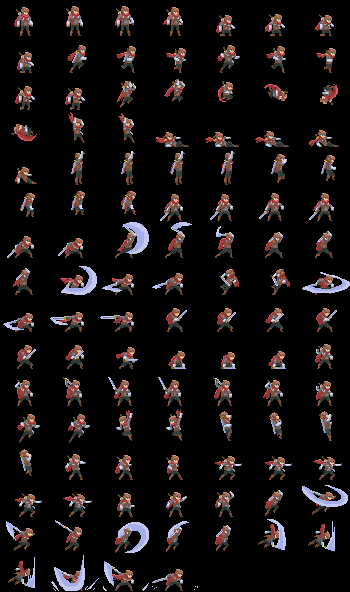

Below is a game level as drawn by its tile map, then a one-line description and the .tmx file that defines it, in full:
An orthogonal 7x16 tile map with 50x37 px tiles, 1 tile layer (animation).

<map version="1.4" tiledversion="1.4.3" orientation="orthogonal" renderorder="right-down" width="7" height="16" tilewidth="50" tileheight="37" infinite="0" nextlayerid="2" nextobjectid="1">
 <tileset firstgid="1" source="hero2.tsx" />
 <layer id="1" name="animation" width="7" height="16">
  <data encoding="csv">
1,2,3,4,5,6,7,
8,9,10,11,12,13,14,
15,16,17,18,19,20,21,
22,23,24,25,26,27,28,
29,30,31,32,33,34,35,
36,37,38,39,40,41,42,
43,44,45,46,47,48,49,
50,51,52,53,54,55,56,
57,58,59,60,61,62,63,
64,65,66,67,68,69,70,
71,72,73,74,75,76,77,
78,79,80,81,82,83,84,
85,86,87,88,89,90,91,
92,93,94,95,96,97,98,
99,100,101,102,103,104,105,
106,107,108,109,110,111,112
</data>
 </layer>
</map>
